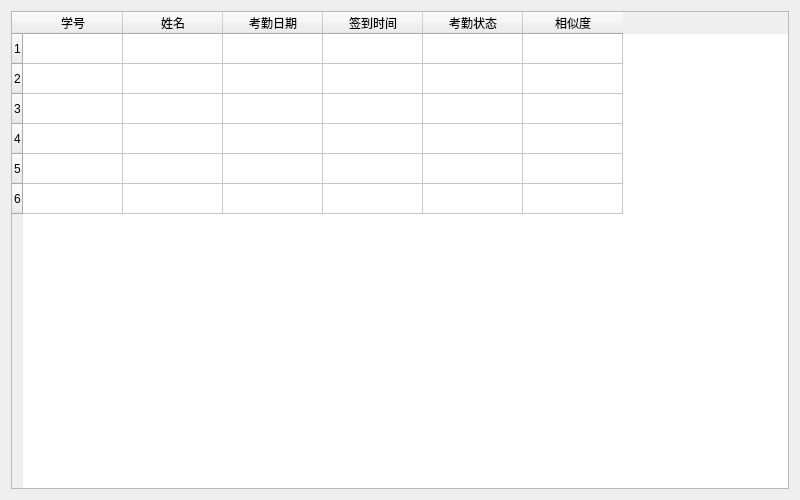
<?xml version="1.0" encoding="UTF-8"?>
<ui version="4.0">
 <class>AttendanceRecordDialog</class>
 <widget class="QDialog" name="AttendanceRecordDialog">
  <property name="geometry">
   <rect>
    <x>0</x>
    <y>0</y>
    <width>800</width>
    <height>500</height>
   </rect>
  </property>
  <property name="windowTitle">
   <string>考勤记录查询</string>
  </property>
  <layout class="QVBoxLayout" name="verticalLayout">
   <item>
    <widget class="QTableWidget" name="attendanceTableWidget">
     <property name="editTriggers">
      <set>QAbstractItemView::EditTrigger::NoEditTriggers</set>
     </property>
     <property name="selectionMode">
      <enum>QAbstractItemView::SelectionMode::SingleSelection</enum>
     </property>
     <property name="selectionBehavior">
      <enum>QAbstractItemView::SelectionBehavior::SelectRows</enum>
     </property>
     <property name="rowCount">
      <number>6</number>
     </property>
     <property name="columnCount">
      <number>6</number>
     </property>
     <row/>
     <row/>
     <row/>
     <row/>
     <row/>
     <row/>
     <column>
      <property name="text">
       <string>学号</string>
      </property>
     </column>
     <column>
      <property name="text">
       <string>姓名</string>
      </property>
     </column>
     <column>
      <property name="text">
       <string>考勤日期</string>
      </property>
     </column>
     <column>
      <property name="text">
       <string>签到时间</string>
      </property>
     </column>
     <column>
      <property name="text">
       <string>考勤状态</string>
      </property>
     </column>
     <column>
      <property name="text">
       <string>相似度</string>
      </property>
     </column>
    </widget>
   </item>
  </layout>
 </widget>
 <resources/>
 <connections/>
</ui>
